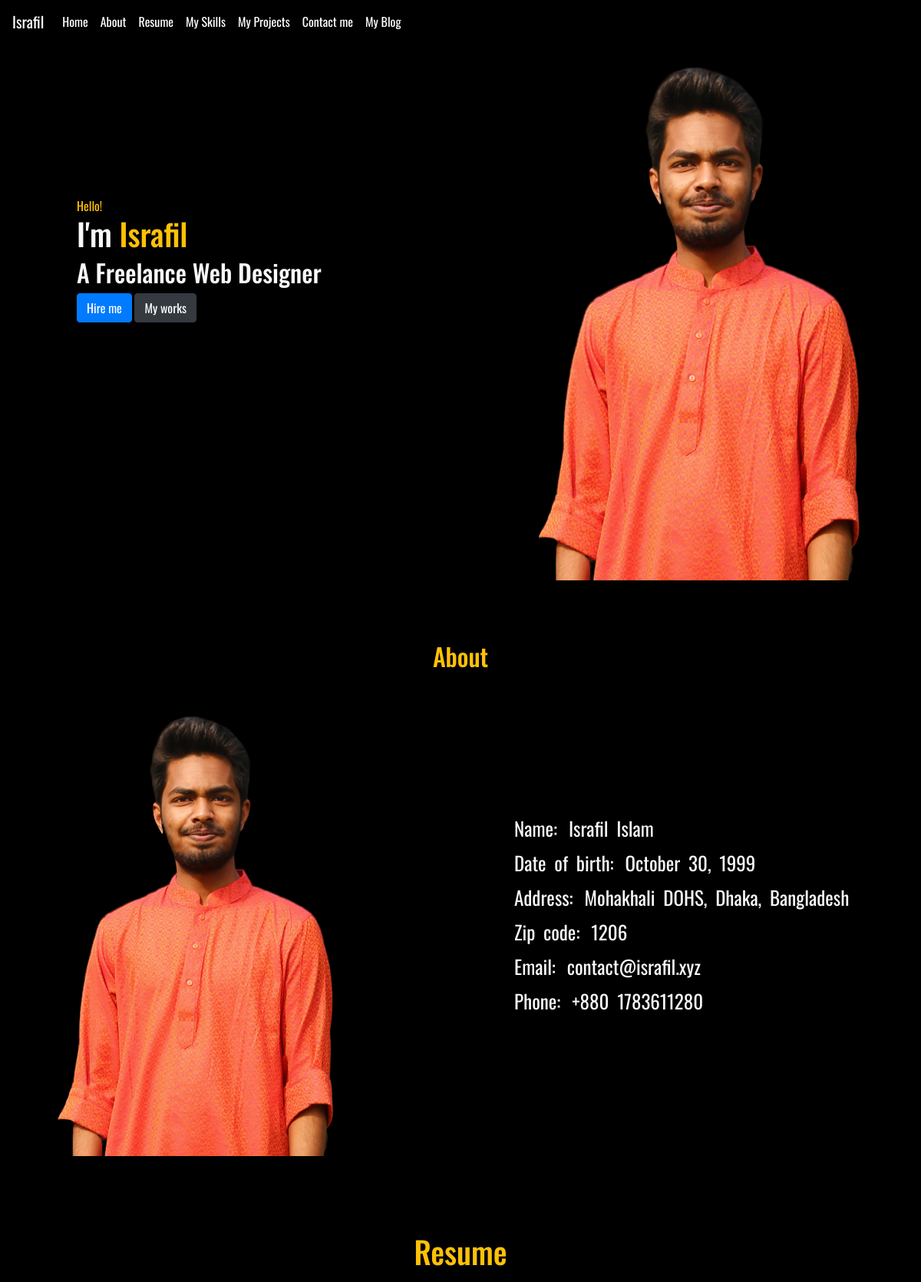
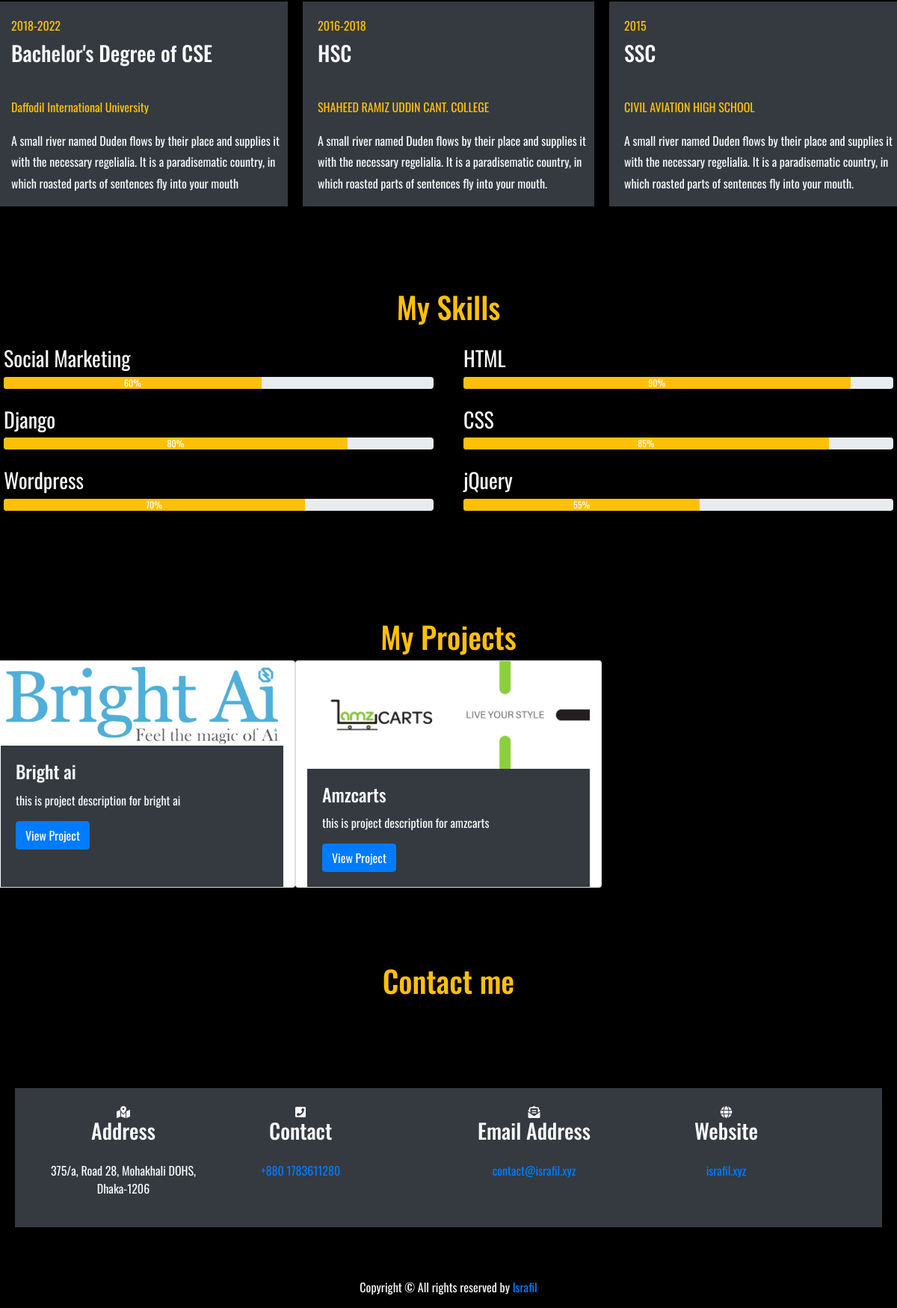
The page / on the database its author committed (2 pictures, top to bottom).
### portfolio/models.py (models this page shows)
class Resume(models.Model):
    year = models.CharField(max_length=10)
    degree = models.CharField(max_length=100)
    institute = models.CharField(max_length=100)
    description = models.CharField(max_length=250)

class Project(models.Model):
    title = models.CharField(max_length=100)
    description = models.CharField(max_length=250)
    image = models.ImageField(upload_to='portfolio/images')
    url = models.URLField(blank=True)

### portfolio/views.py (the view)
# urls.py: 2. Add a URL to urlpatterns:  path('', views.home, name='home')
def home(request):
    projects = Project.objects.all()
    resumes = Resume.objects.all()
    return render(request, 'portfolio/home.html', {'projects': projects,
                                                   'resumes': resumes
                                                   })

### portfolio/templates/portfolio/home.html (shortened to what this page needs)
<!doctype html>
<html lang="en">
<head>
    <link rel="stylesheet" href="https://stackpath.bootstrapcdn.com/bootstrap/4.5.0/css/bootstrap.min.css"
>
    <link rel="stylesheet" href="https://use.fontawesome.com/releases/v5.7.0/css/all.css"
>
</head>
<body class=" background text-light" style="background-color: #000000; font-weight:normal;">
<nav class="navbar navbar-expand-sm navbar-dark sticky-top " style="background-color:#000000">
    <a class="navbar-brand" href="#home">Israfil</a>
    <div class="collapse navbar-collapse" id="navbarTogglerDemo03">
        <ul class="navbar-nav mr-auto mt-2 mt-lg-0">
            <li class="nav-item active">
                <a class="nav-link" href="#home">Home <span class="sr-only">(current)</span></a>
            </li>
            <li class="nav-item active">
                <a class="nav-link" href="#about">About <span class="sr-only">(current)</span></a>
            </li>
            <li class="nav-item active">
                <a class="nav-link" href="#resume">Resume <span class="sr-only">(current)</span></a>
            </li>
            <li class="nav-item active">
                <a class="nav-link" href="#skill">My Skills <span class="sr-only">(current)</span></a>
            </li>
            <li class="nav-item active">
                <a class="nav-link" href="#projects">My Projects <span class="sr-only">(current)</span></a>
            </li>
            <li class="nav-item active">
                <a class="nav-link" href="#contact">Contact me <span class="sr-only">(current)</span></a>
            </li>
            <li class="nav-item active">
                <a class="nav-link" href="blog/">My Blog<span class="sr-only">(current)</span></a>
            </li>
        </ul>
    </div>
</nav>
<div class="carousel slide" data-ride="carousel" id="home">
    <div class="carousel-inner">
        <div class="carousel-item active" style="height:700px">
            <img class="float-right " src="media/portfolio/images/bg_1.png" height="700px" width="auto">
            <div class="card-img-overlay card-body text-left " style="padding-left: 100px; padding-top: 200px">
                <span class="text-warning">Hello!</span>
                <h1 class="">I'm <span class="text-warning">Israfil</span></h1>
                <h2 class="">A Freelance Web Designer</h2>
                <p><a href="#contact" class="btn btn-primary ">Hire me</a> <a href="#projects"
                                                                              class="btn btn-dark btn-outline-white ">My
                    works</a></p>
            </div>
        </div>
    </div>
</div>
<h2 class="text-center text-warning" style="padding-top:80px">About</h2><br>
<div class="row" id="about">
    <div class="col-md-6 d-flex">
        <img class="float-left" src="media/portfolio/images/bg_1.png" height="600px" width="auto">
    </div>
    <div class="col-md-6 d-flex" style="font-size:25px ;padding-top:150px">
        <ul class="" style="line-height: 1.8;word-spacing: 5px; text-indent: 15px;padding-left:-10px">
            <li class="d-flex"><span>Name:</span> <span style="">Israfil Islam</span></li>
            <li class="d-flex"><span>Date of birth: </span> <span style="">October 30, 1999</span></li>
            <li class="d-flex"><span>Address:</span> <span style="">Mohakhali DOHS, Dhaka, Bangladesh</span></li>
            <li class="d-flex"><span>Zip code:</span> <span style="">1206</span></li>
            <li class="d-flex"><span>Email:</span> <span style="">contact@israfil.xyz</span></li>
            <li class="d-flex"><span>Phone:</span> <span style="">+880 1783611280</span></li>
        </ul>
    </div>
</div>
<div id="resume">
    <h1 class="text-center text-warning" style="padding-top: 100px;">Resume</h1>
    <div class="row">
        {%for resume in resumes%}
        <div class="col-md-4 d-flex" style="padding:10px">
            <div class="bg bg-dark" style="padding-left:20px;padding-top:20px">
                <span class="text-warning">{{resume.year}}</span>
                <h3 style="line-height: 1.8;">{{resume.degree}}</h3>
                <br>
                <p class="text-warning" style="font-weight: normal;line-height: 1.8;">{{resume.institute}}</p>
                <p class="" style="font-weight: normal;line-height: 1.8;">{{resume.description}}</p>
            </div>
        </div>
        {%endfor%}
    </div>
</div>
<div id="skill">
    <h1 class="text-center text-warning" style="padding-top: 100px;">My Skills</h1>
    <div class="row">
        <div class="col-md-6 " style="padding:20px">
            <div>
                <h3 style="font-weight:normal;">Social Marketing</h3>
                <div class="progress">
                    <div class="progress-bar bg-warning" style="width:60%;">60%</div>
                </div>
                <br>
                <h3 style="font-weight:normal;">Django</h3>
                <div class="progress">
                    <div class="progress-bar bg-warning" style="width:80%;">80%</div>
                </div>
                <br>
                <h3 style="font-weight:normal;">Wordpress</h3>
                <div class="progress">
                    <div class="progress-bar bg-warning" style="width:70%;">70%</div>
                </div>
                <br>
            </div>
        </div>
        <div class="col-md-6 " style="padding:20px">
            <div>
                <h3 style="font-weight:normal;">HTML</h3>
                <div class="progress">
                    <div class="progress-bar bg-warning" style="width:90%;">90%</div>
                </div>
                <br>
                <h3 style="font-weight:normal;">CSS</h3>
                <div class="progress">
                    <div class="progress-bar bg-warning" style="width:85%;">85%</div>
                </div>
                <br>
                <h3 style="font-weight:normal;">jQuery</h3>
                <div class="progress">
                    <div class="progress-bar bg-warning" style="width:55%;">55%</div>
                </div>
                <br>
            </div>
        </div>
    </div>
</div>
<div id="projects">
    <h1 class="text-center text-warning" style="padding-top: 100px;">My Projects</h1>
    <div class="row">
        {%for project in projects %}
        <div class="card col-md-4" style="width:400px;">
            <img class="card-img-top" src="{{project.image.url}}" alt="Card image">
            <div class="card-body bg-dark">
                <h4 class="card-title">{{project.title}}</h4>
                <p class="card-text" style="font-weight:normal">{{project.description}}</p>
                <a href="{{project.url}}" class="btn btn-primary">View Project</a>
            </div>
        </div>
        {%endfor%}
    </div>
</div>
<div id="contact" >
    <h1 class="text-center text-warning" style="padding: 100px;">Contact me</h1>
    <div class="row d-flex contact-info mb-5" style="margin:20px;font-weight:normal">
        <div class="col-md-6 col-lg-3 d-flex bg-dark ">
            <div class="align-self-stretch box p-4 text-center">
                <div class="fas d-flex align-items-center justify-content-center">
                    <span class="fas fa-map-marked-alt"></span>
                </div>
                <h3 class="mb-4">Address</h3>
                <p>375/a, Road 28, Mohakhali DOHS, Dhaka-1206</p>
            </div>
        </div>
        <div class="col-md-6 col-lg-3 d-flex bg-dark">
            <div class="align-self-stretch box p-4 text-center">
                <div class="fas d-flex align-items-center justify-content-center">
                    <span class="fas fa-phone-square"></span>
                </div>
                <h3 class="mb-4">Contact</h3>
                <p><a href="tel://+8801783611280">+880 1783611280</a></p>
            </div>
        </div>
        <div class="col-md-6 col-lg-3 d-flex bg-dark">
            <div class="align-self-stretch box p-4 text-center">
                <div class="fas d-flex align-items-center justify-content-center">
                    <span class="fas fa-envelope-open-text"></span>
                </div>
                <h3 class="mb-4">Email Address</h3>
                <p><a href="mailto:contact@israfil.xyz">contact@israfil.xyz</a></p>
            </div>
        </div>
        <div class="col-md-6 col-lg-3 d-flex bg-dark">
            <div class="align-self-stretch box p-4 text-center">
                <div class="icon d-flex align-items-center justify-content-center">
                    <span class="fas fa-globe"></span>
                </div>
                <h3 class="mb-4">Website</h3>
                <p><a href="#">israfil.xyz</a></p>
            </div>
        </div>
    </div>
</div>
<p class="text-center" style="padding-top:20px">
  Copyright &copy; All rights reserved  by <a href="#" target="_blank">Israfil</a>
  </p>
</body>
</html>

### portfolio/templates/portfolio/home.html (style rules this page uses)
body { font-family: "Oswald"; font-weight: bold; }

### rows shown on the page
Resume: year "2018-2022", degree "Bachelor's Degree of CSE", institute "Daffodil International University", description "A small river named Duden flows by their place and supplies it with the necessary regelialia. It is a paradisematic country, in which roasted parts of sentences fly into your mouth"
Resume: year "2016-2018", degree "HSC", institute "SHAHEED RAMIZ UDDIN CANT. COLLEGE", description "A small river named Duden flows by their place and supplies it with the necessary regelialia. It is a paradisematic country, in which roasted parts of sentences fly into your mouth."
Resume: year "2015", degree "SSC", institute "CIVIL AVIATION HIGH SCHOOL", description "A small river named Duden flows by their place and supplies it with the necessary regelialia. It is a paradisematic country, in which roasted parts of sentences fly into your mouth."
Project: image (picture), title "Bright ai", description "this is project description for bright ai"
Project: image (picture), title "Amzcarts", description "this is project description for amzcarts"
